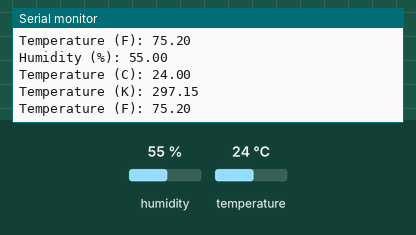
This sketch was run on a simulated Arduino Uno, built with avr-gcc and run on an emulated ATmega328P. Shown: the last lines printed to the serial monitor. The test bench sets the inputs (shaded band); at power-on: humidity 55 %, temperature 24 °C.

Above: at 1.8 s.
1.9 s: humidity set to 22 %
3.4 s: temperature set to 12 °C
At 4.7 s:
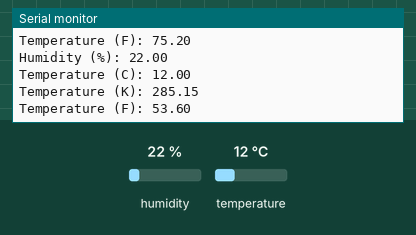
4.9 s: humidity set to 40 %
6.4 s: temperature set to 41 °C
At 8.3 s:
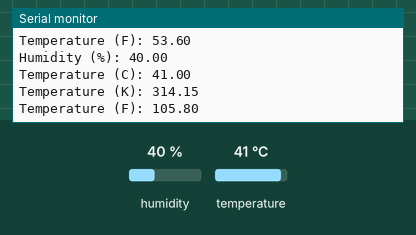
10.6 s: temperature set to 19 °C
At 12.5 s:
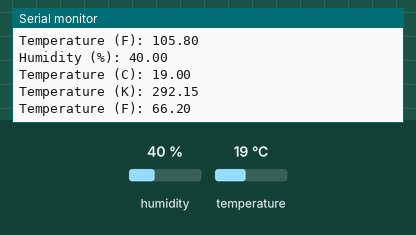
Timing chart, 0 to 14.0 s (numbered marks = the images above; inputs shaded):
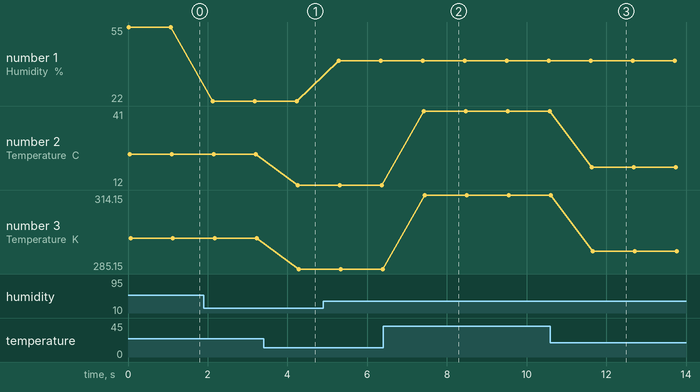

Measured:
- after the input at 3.4 s, the serial monitor: prints a new line after 0.86 s (image 1)
- after the input at 6.4 s, the serial monitor: prints a new line after 1.0 s (image 2)
- after the input at 10.6 s, the serial monitor: prints a new line after 1.0 s (image 3)
- plotted number 1: 55 → 22 after the input at 1.9 s, 22 → 40 after the input at 4.9 s
- plotted number 2: 24 → 12 after the input at 3.4 s, 12 → 41 after the input at 6.4 s, 41 → 19 after the input at 10.6 s
- plotted number 3: 297.15 → 285.15 after the input at 3.4 s, 285.15 → 314.15 after the input at 6.4 s, 314.15 → 292.15 after the input at 10.6 s

The sketch:

DHT11_Temperature_Humidity_Reader.ino
```cpp
#include <dht11.h>

int dhtPin = 2;
dht11 dhtSensor;

void setup() {
    Serial.begin(9600);
}

void loop() {
    int result = dhtSensor.read(dhtPin);
    if (result == DHTLIB_OK) {
        Serial.print("Humidity (%): ");
        Serial.println((float)dhtSensor.humidity);

        Serial.print("Temperature (C): ");
        Serial.println((float)dhtSensor.temperature);

        Serial.print("Temperature (K): ");
        Serial.println((float)(dhtSensor.temperature + 273.15));

        Serial.print("Temperature (F): ");
        Serial.println((float)(dhtSensor.temperature * 1.8 + 32));
    } else {
        Serial.println("Sensor reading failed!");
    }

    delay(1000);  // Wait 1 second before next reading
}
```
